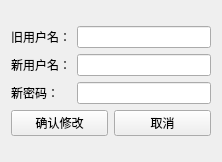
<?xml version="1.0" encoding="UTF-8"?>
<ui version="4.0">
 <class>ChangeOtherAdmin</class>
 <widget class="QWidget" name="ChangeOtherAdmin">
  <property name="geometry">
   <rect>
    <x>0</x>
    <y>0</y>
    <width>222</width>
    <height>162</height>
   </rect>
  </property>
  <property name="windowTitle">
   <string>ChangeOtherAdmin</string>
  </property>
  <property name="windowIcon">
   <iconset>
    <normaloff>images/addNewFile.png</normaloff>images/addNewFile.png</iconset>
  </property>
  <layout class="QGridLayout" name="gridLayout">
   <item row="0" column="0">
    <layout class="QVBoxLayout" name="verticalLayout_3">
     <item>
      <layout class="QHBoxLayout" name="horizontalLayout_2">
       <item>
        <layout class="QVBoxLayout" name="verticalLayout">
         <item>
          <widget class="QLabel" name="oldName">
           <property name="text">
            <string>旧用户名：</string>
           </property>
          </widget>
         </item>
         <item>
          <widget class="QLabel" name="newName">
           <property name="text">
            <string>新用户名：</string>
           </property>
          </widget>
         </item>
         <item>
          <widget class="QLabel" name="pwd">
           <property name="text">
            <string>新密码：</string>
           </property>
          </widget>
         </item>
        </layout>
       </item>
       <item>
        <layout class="QVBoxLayout" name="verticalLayout_2">
         <item>
          <widget class="QLineEdit" name="oldnameedit">
           <property name="clearButtonEnabled">
            <bool>true</bool>
           </property>
          </widget>
         </item>
         <item>
          <widget class="QLineEdit" name="newnameedit">
           <property name="clearButtonEnabled">
            <bool>true</bool>
           </property>
          </widget>
         </item>
         <item>
          <widget class="QLineEdit" name="newpwdedit">
           <property name="clearButtonEnabled">
            <bool>true</bool>
           </property>
          </widget>
         </item>
        </layout>
       </item>
      </layout>
     </item>
     <item>
      <layout class="QHBoxLayout" name="horizontalLayout">
       <item>
        <widget class="QPushButton" name="ok">
         <property name="text">
          <string>确认修改</string>
         </property>
        </widget>
       </item>
       <item>
        <widget class="QPushButton" name="no">
         <property name="text">
          <string>取消</string>
         </property>
        </widget>
       </item>
      </layout>
     </item>
    </layout>
   </item>
  </layout>
 </widget>
 <layoutdefault spacing="6" margin="11"/>
 <resources/>
 <connections/>
</ui>
